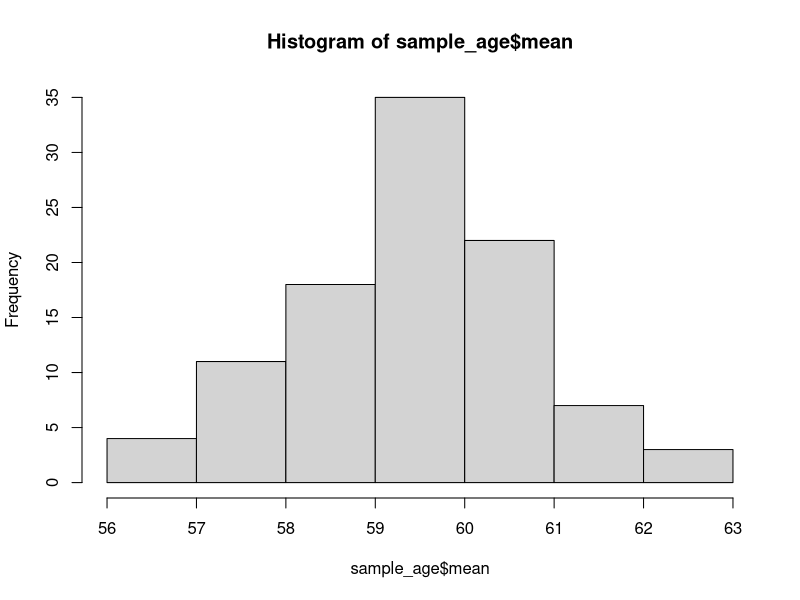
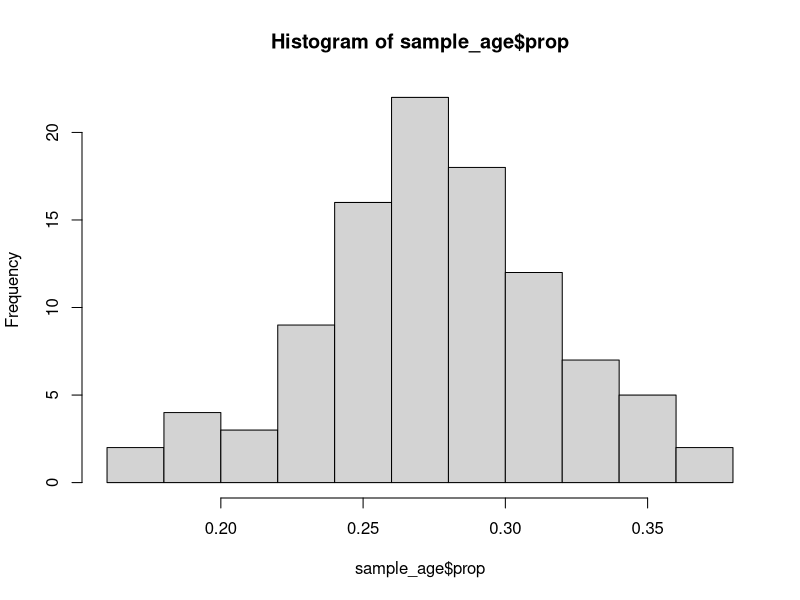
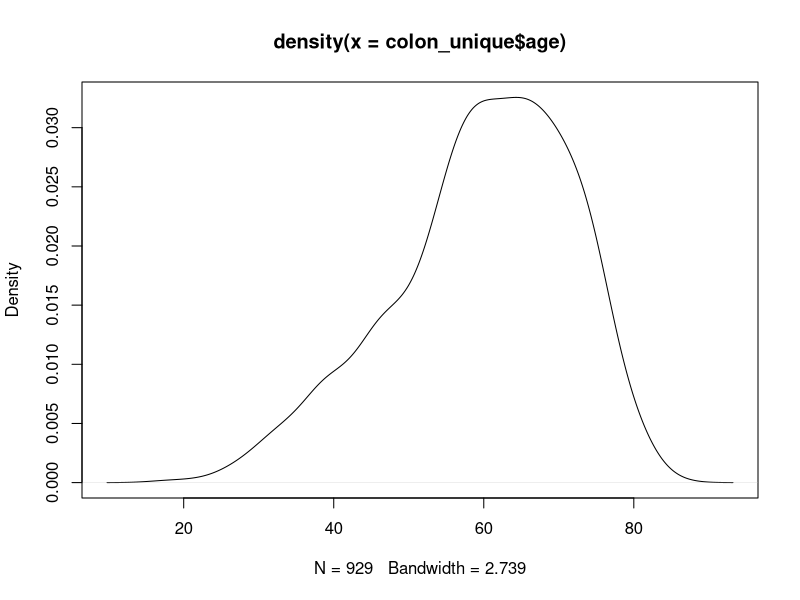
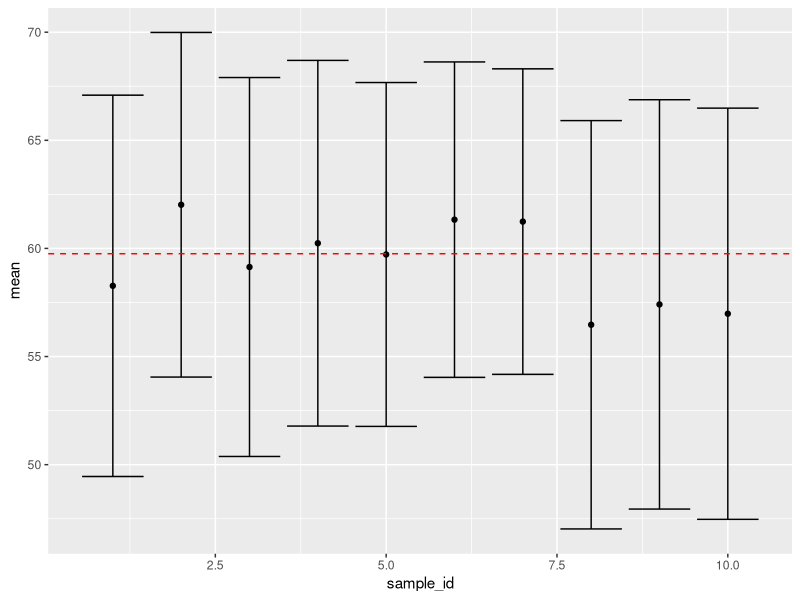

Write R code to recreate these figures, in order.
## ---- chunk 1
knitr::opts_chunk$set(echo = FALSE)
#install.packages('viridis')
#install.packages('survival')
library(viridis)
library(survival)
library(dplyr)

#data() 
colon <- survival::colon 

## ---- chunk 2
# Retira duplicados
#table(colon$id)
table(duplicated(colon$id))
colon_unique <- colon[!duplicated(colon$id),]

# Muestra aleatoria simple utilizando la funcion sample
sample(colon_unique$id, size = 100)

# Muestra aleatoria simple con reemplazo 
sample(colon_unique$id, size = 100, replace = TRUE)
table(duplicated(sample(colon$id, size = 100, replace = TRUE)))

# Muestra aleatoria simple sin reemplazo
sample(colon_unique$id, size = 100, replace = FALSE)
table(duplicated(sample(colon_unique$id, size = 100, replace = FALSE)))
## ---- chunk 3
# se asigna las identificaciones a un vector de valores
muestra <- sample(colon_unique$id, size = 100, replace = FALSE)

# se genera un subconjunto de datos únicamente con las observaciones de la muestra
colon_unique_muestra <- colon_unique[colon_unique$id %in% muestra,]
mean(colon_unique_muestra$age)

# Para "anclar" el proceso aleatorio que genera la muestra, es posible utilizar la función "set.seed" antes de generar la muestra.

set.seed(12345)
muestra <- sample(colon_unique$id, size = 100, replace = FALSE)
colon_unique_muestra <- colon_unique[colon_unique$id %in% muestra,]
mean(colon_unique_muestra$age)

## ---- chunk 4
table(colon_unique$sex)

strat_sample <- colon_unique %>%
                  group_by(sex) %>%
                  sample_n(size = 100)

table(strat_sample$sex)

## Hombres
set.seed(12345)
muestra_h <- sample(colon_unique$id[colon_unique$sex == 1],
                    size = 100,
                    replace = FALSE)

colon_h <- colon_unique[colon_unique$id %in% muestra_h,]
table(colon_h$sex)

## mujeres
set.seed(12345)
muestra_m <- sample(colon_unique$id[colon_unique$sex == 0],
                    size = 100,
                    replace = FALSE)

colon_m <- colon_unique[colon_unique$id %in% muestra_m,]
table(colon_m$sex)

## Rbind de las muestras individuales

strat_sample <- rbind(colon_m,colon_h)
table(strat_sample$sex)

## ---- chunk 5
table(colon_unique$sex)

# define una lista en donde guardaremos cada una de las muestras que vamos a generar
lista <- list()
sample_age <- data.frame(sample_id = character(),
                        mean      = numeric(),
                        sd        = numeric(),
                        n         = numeric(),
                        p_50_60   = numeric())

# inicia loop (o bucle). La idea es tomar una muestra aleatoria sin reemplazo 1000 veces.
# para ello utilizamos la estructura de control for

# define el numero de muestras 
n <- 100

# define el tamaño de muestra
sample_size <- 100

for(i in 1:n){
  lista[[i]] <- colon_unique %>%
                  sample_n(size = sample_size)
  
  loop_aux <- data.frame(sample_id = i,
                        mean       = mean(lista[[i]]$age),
                        sd         = sd(lista[[i]]$age),
                        n          = nrow(lista[[i]]),
                        prop       = nrow(lista[[i]][lista[[i]]$age > 49 & lista[[i]]$age < 61,]) / nrow(lista[[i]])
  )
  
  sample_age <- rbind(sample_age,loop_aux)
  rm(loop_aux)
}


round(mean(sample_age$mean),2)
round(mean(colon_unique$age),2)

hist(sample_age$mean)
hist(sample_age$prop)
## ---- chunk 6

plot(density(colon_unique$age))
shapiro.test(colon_unique$age)

muestra <- sample(colon_unique$id, size = 100, replace = FALSE)
colon_unique_muestra <- colon_unique[colon_unique$id %in% muestra,]

mean_age <- mean(colon_unique_muestra$age)
sd_age   <- sd(colon_unique_muestra$age)

n <- nrow(colon_unique_muestra)
alpha <- 0.05
Ci <- qt(p = alpha/2, df = n-1, lower.tail= FALSE)

lower <- mean_age - (Ci * (sd_age/sqrt(n)))
upper <-  mean_age + (Ci * (sd_age/sqrt(n)))

cat(paste("[",round(lower,5),round(upper,5),"]"))

t.test(colon_unique_muestra$age)$"conf.int"


lista_i <- list()
sample_i <- data.frame(sample_id  = character(),
                       lower      = numeric(),
                       upper      = numeric(),
                       mean       = numeric(),
                       sd         = numeric(),
                       n          = numeric())
n <- 10
alpha <- 0.05
Ci <- qt(p = alpha/2, df = n-1, lower.tail= FALSE)
sample_size <- 100

for(i in 1:n){
  lista_i[[i]] <- colon_unique %>%
                  sample_n(size = sample_size)
  
  loop_aux  <- data.frame(sample_id  = i,
                          lower      = mean(lista[[i]]$age) - (Ci * (sd(lista[[i]]$age)/sqrt(n))),
                          upper      = mean(lista[[i]]$age) + (Ci * (sd(lista[[i]]$age)/sqrt(n))),
                          mean       = mean(lista[[i]]$age),
                          sd         = sd(lista[[i]]$age),
                          n          = nrow(lista[[i]])
  )
  
  sample_i <- rbind(sample_i,loop_aux)
  rm(loop_aux)
}

sample_i$contenido <-  mean(colon_unique$age) > sample_i$lower & mean(colon_unique$age) <  sample_i$upper

library(ggplot2)
ggplot(sample_i, aes(sample_id, mean)) +        # ggplot2 plot with confidence intervals
  geom_point() +
  geom_errorbar(aes(ymin = lower, ymax = upper)) +
  geom_hline(yintercept = mean(colon_unique$age), linetype = "dashed", color = "red")


